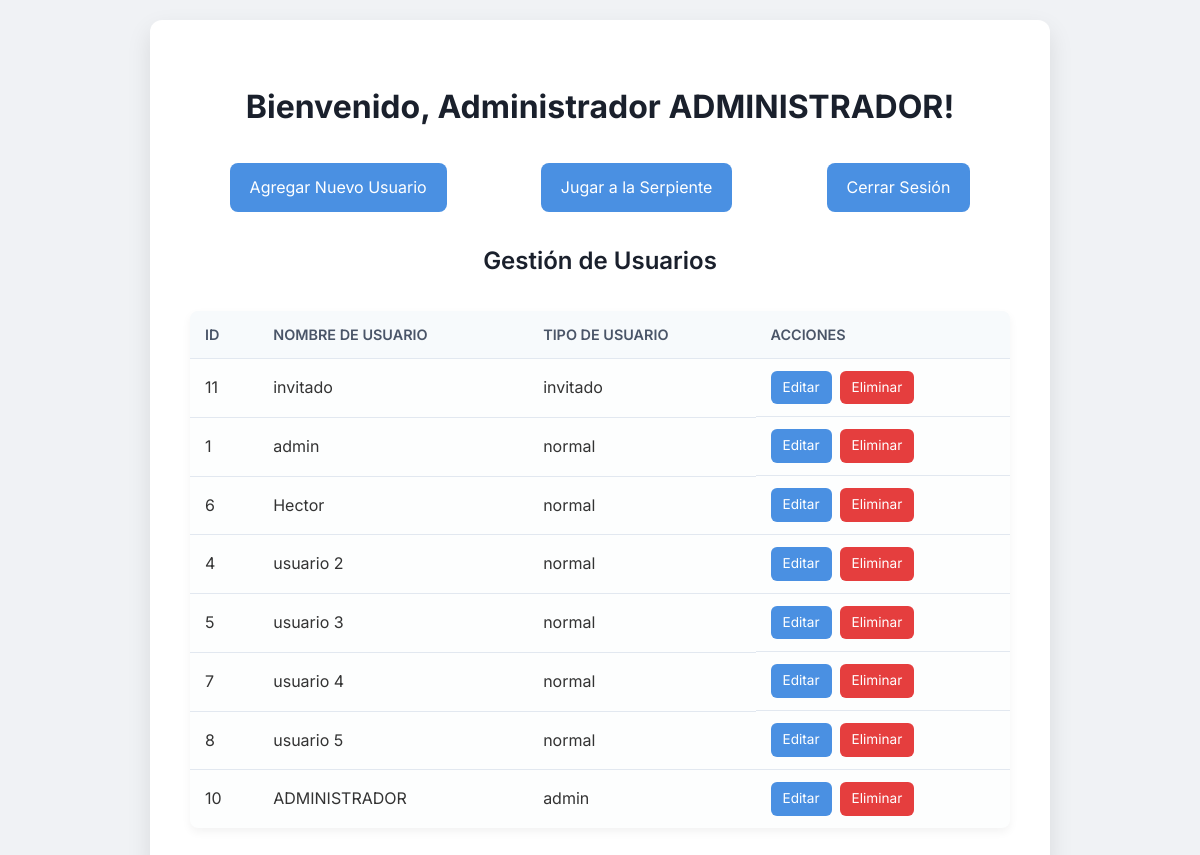
/admin_panel.php (signed in), run on the app's committed database.
### tables this page shows
CREATE TABLE `users` (
  `id` int(11) NOT NULL,
  `username` varchar(255) NOT NULL,
  `password` varchar(255) NOT NULL,
  `user_type` enum('admin','normal','invitado') NOT NULL DEFAULT 'normal',
  `created_at` timestamp NOT NULL DEFAULT current_timestamp()
);

### admin_panel.php (the view, shortened to what this page needs)
<?php
$users = [];
$pdo = connect_db();
try {
    $stmt = $pdo->query("SELECT id, username, user_type FROM users ORDER BY user_type DESC, username ASC");
    $users = $stmt->fetchAll();
} catch (PDOException $e) {
    error_log("Error al obtener usuarios: " . $e->getMessage());
    $message = '<div class="message error">Error al cargar la lista de usuarios.</div>';
}
include 'includes/header.php';
?>
<div class="panel-container">
    <h1>Bienvenido, Administrador <?php echo htmlspecialchars($_SESSION['username']); ?>!</h1>
    <div class="panel-actions">
        <a href="create_user.php" class="button-link">Agregar Nuevo Usuario</a>
        <a href="snake_game.php" class="button-link">Jugar a la Serpiente</a>
        <a href="logout.php" class="button-link">Cerrar Sesión</a>
    </div>
    <h2>Gestión de Usuarios</h2>
    <?php if (count($users) > 0): ?>
    <table>
        <thead>
            <tr>
                <th>ID</th>
                <th>Nombre de Usuario</th>
                <th>Tipo de Usuario</th>
                <th>Acciones</th>
            </tr>
        </thead>
        <tbody>
            <?php foreach ($users as $user): ?>
            <tr>
                <td><?php echo htmlspecialchars($user['id']); ?></td>
                <td><?php echo htmlspecialchars($user['username']); ?></td>
                <td><?php echo htmlspecialchars($user['user_type']); ?></td>
                <td class="table-actions">
                    <a href="edit_user.php?id=<?php echo htmlspecialchars($user['id']); ?>" class="edit-button">Editar</a>
                    <a href="delete_user.php?id=<?php echo htmlspecialchars($user['id']); ?>" class="delete-button" onclick="return confirm('¿Estás seguro de que quieres eliminar a este usuario?');">Eliminar</a>
                </td>
            </tr>
            <?php endforeach; ?>
        </tbody>
    </table>
    <?php else: ?>
    <p>No hay usuarios registrados aún.</p>
    <?php endif; ?>
</div>
<?php include 'includes/footer.php';  ?>

### includes/header.php (shortened to what this page needs)
<!DOCTYPE html>
<html lang="es">
<head>
    <link rel="stylesheet" href="css/style.css">
</head>
<body>

### includes/footer.php (shortened to what this page needs)
</body>
</html>

### css/style.css (style rules this page uses)
body { font-family: 'Inter', sans-serif; background-color: #f0f2f5; display: flex; justify-content: center; align-items: center; min-height: 100vh; margin: 0; color: #333; line-height: 1.6; }
h2 { color: #1a202c; margin-bottom: 30px; font-weight: 600; }
button, .button-link { background-color: #4a90e2; color: white; padding: 12px 20px; border: none; border-radius: 8px; font-size: 16px; cursor: pointer; transition: background-color 0.3s ease, transform 0.2s ease; text-decoration: none; display: inline-block; width: fit-content; margin: 0 auto; }
.panel-container { width: 100%; max-width: 900px; background-color: #ffffff; padding: 40px; border-radius: 12px; box-shadow: 0 10px 25px rgba(0, 0, 0, 0.1); margin: 20px; box-sizing: border-box; text-align: center; }
.panel-container h1 { color: #1a202c; margin-bottom: 30px; font-weight: 700; }
.panel-actions { margin-bottom: 30px; display: flex; justify-content: center; gap: 15px; flex-wrap: wrap; }
table { width: 100%; border-collapse: collapse; margin-top: 20px; background-color: #fdfefe; border-radius: 8px; overflow: hidden; box-shadow: 0 4px 10px rgba(0, 0, 0, 0.05); }
th, td { padding: 12px 15px; border-bottom: 1px solid #e2e8f0; text-align: left; }
th { background-color: #f7fafc; color: #4a5568; font-weight: 600; text-transform: uppercase; font-size: 0.9em; }
tr:last-child td { border-bottom: none; }
.table-actions { display: flex; gap: 8px; justify-content: flex-start; }
.table-actions a { padding: 6px 12px; font-size: 0.85em; border-radius: 6px; text-decoration: none; color: white; transition: background-color 0.3s ease; }
.edit-button { background-color: #4a90e2; }
.delete-button { background-color: #e53e3e; }

### data on the page
users: id "11", username "invitado", user_type "invitado"
users: id "1", username "admin", user_type "normal"
users: id "6", username "Hector", user_type "normal"
users: id "4", username "usuario 2", user_type "normal"
users: id "5", username "usuario 3", user_type "normal"
users: id "7", username "usuario 4", user_type "normal"
users: id "8", username "usuario 5", user_type "normal"
users: id "10", username "ADMINISTRADOR", user_type "admin"

### other printed values
$_SESSION['username'] "ADMINISTRADOR"
